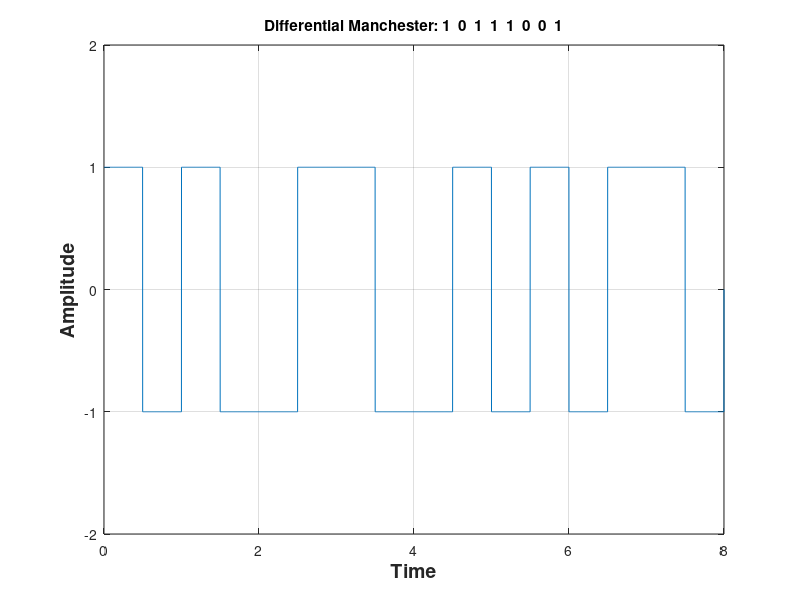

Here is the MATLAB script that generated this plot:
clc;
clear all;
close all;
    
bits = [1 0 1 1 1 0 0 1];
bitrate=1; %bit per second
T = length(bits)/bitrate;
n = 1000;   
N = n*length(bits);
 
dt=T/N; 
t = 0:dt:T;
x=[zeros(1,length(t))]; 
lastbit = 1;
 
for i=1:length(bits)
    if bits(i)==0
    x((i-1)*n+1:(i-1)*n+n/2) = -lastbit;
    x((i-1)*n+n/2:i*n) = lastbit;
  else
    x((i-1)*n+1:(i-1)*n+n/2) = lastbit;
    x((i-1)*n+n/2:i*n) = -lastbit;
    lastbit = -lastbit;      
    end
end
 plot(t,x);
axis([0 t(end) -2 2]);
grid on;
counter = 0;
for i = 1:length(t)
  if t(i)>counter
    counter = counter + 1;
    if x(i)>0
      result(counter) = x(i);
    else result(counter) = 0;
    end
  end
end
disp('Differential Manchester Decoding:');
disp(result);
xlabel('Time', 'fontsize',14, 'fontWeight','bold');
ylabel('Amplitude', 'fontsize',14, 'fontWeight','bold');
title(['Differential Manchester: ' num2str(bits)]);

